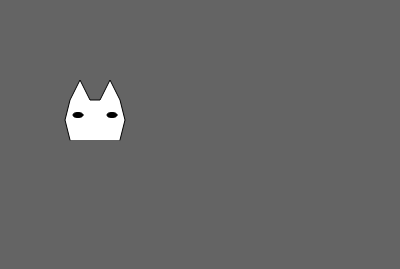
Frame 1 (no input)
Frame 60 (no input): identical to frame 1, image omitted
Frame 120 (the mouse pressed at the canvas centre since frame 60): identical to frame 1, image omitted

The p5.js sketch that drew this single still picture (run headless with seeded random() and noise() and a simulated clock; from frame 60 on, the mouse is pressed at the canvas centre):

// p5.js sketch
// ── sketch.js
function setup(){
    createCanvas(400, 269);

}

function draw() {
    background(100);
    
    fill(1000)
    beginShape();
    vertex(70, 140)
    vertex(65,120)
    vertex(70, 100)
    vertex(80, 80)
    vertex(90, 100)
    vertex(100, 100)
    vertex(110,80)
    vertex(120, 100)
    vertex(125, 120)
    vertex(120, 140)
    
    endShape()

    fill(1)
    ellipse(78, 115, 10, 5);
    ellipse(112, 115, 10, 5);
    
    
    if(mouseIsPressed)(
        console.log(mouseX, mouseY)
    )

}
